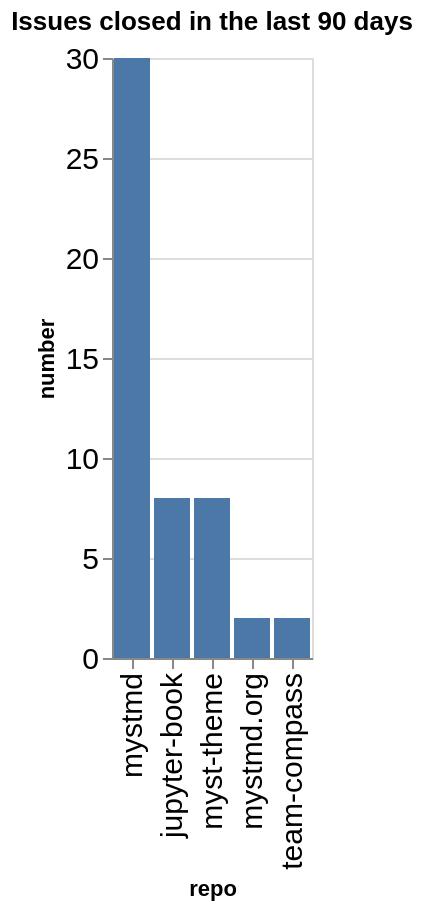

Notebook source saved alongside this figure:
### Code cell
closed_counts = closed.groupby(['org', 'repo']).count()['number'].reset_index()
closed_counts['org/repo'] = closed_counts.apply(lambda a: a['org'] + '/' + a['repo'], axis=1)
sorted_vals = closed_counts.sort_values(['number'], ascending=False)['repo'].values
alt.Chart(data=closed_counts, title=f"Issues closed in the last {n_days} days").mark_bar().encode(
    x=alt.X('repo', sort=alt.Sort(sorted_vals.tolist())),
    y='number',
)

### Figure 1 — Vega-Lite specification as saved in the notebook (floating-point values rounded to 4 significant figures)
{"config": {"axisLeft": {"labelFontSize": 15}, "axisBottom": {"labelFontSize": 15}}, "data": {"name": "data-04e5ede9f36775148a5d2b90843fe81f"}, "mark": {"type": "bar"}, "encoding": {"x": {"field": "repo", "sort": ["mystmd", "jupyter-book", "myst-theme", "mystmd.org", "team-compass"], "type": "nominal"}, "y": {"field": "number", "type": "quantitative"}}, "title": "Issues closed in the last 90 days", "$schema": "https://vega.github.io/schema/vega-lite/v5.20.1.json", "datasets": {"data-04e5ede9f36775148a5d2b90843fe81f": [{"org": "jupyter-book", "repo": "jupyter-book", "number": 8, "org/repo": "jupyter-book/jupyter-book"}, {"org": "jupyter-book", "repo": "myst-theme", "number": 8, "org/repo": "jupyter-book/myst-theme"}, {"org": "jupyter-book", "repo": "mystmd", "number": 30, "org/repo": "jupyter-book/mystmd"}, {"org": "jupyter-book", "repo": "mystmd.org", "number": 2, "org/repo": "jupyter-book/mystmd.org"}, {"org": "jupyter-book", "repo": "team-compass", "number": 2, "org/repo": "jupyter-book/team-compass"}]}}
